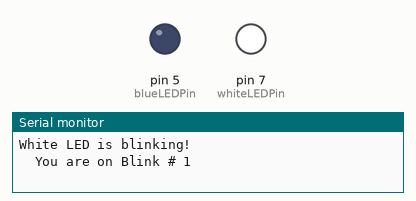
The sketch below on a simulated Arduino Uno, built with avr-gcc and run on an emulated ATmega328P. On the bench: output pins drawn as LEDs (lit = HIGH), the last lines printed to the serial monitor.

Above: at 0.2 s.
At 2.6 s:
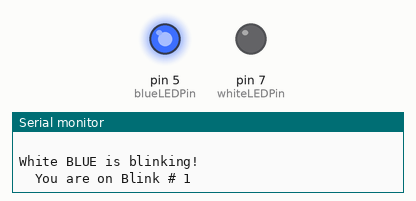
At 5.4 s:
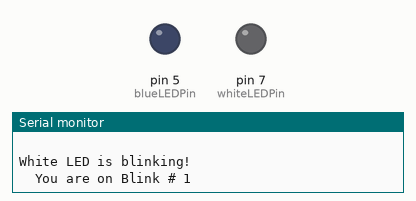
Timing chart, 0 to 6.2 s (numbered marks = the images above):
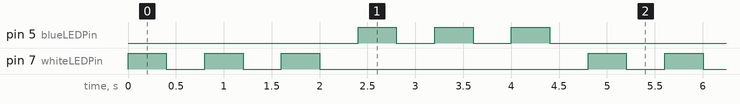

The sketch:

led_21.ino
```cpp
int whiteLEDPin=7;
int blueLEDPin=5;

int whiteOnTime=400;
int whiteOffTime=400;

int blueOnTime=400;
int blueOffTime=400;

int numwhiteBlink=3;
int numblueBlink=3;

void setup() {
  Serial.begin(9600);
  pinMode(whiteLEDPin, OUTPUT);
  pinMode(blueLEDPin, OUTPUT);

}

void loop() {
  Serial.println("White LED is blinking!");  //Printing what's happening
  for (int j=1; j<=numwhiteBlink; j=j+1) {
  Serial.print("  You are on Blink # ");   //Printing character before j
  Serial.println(j);
  digitalWrite(whiteLEDPin, HIGH);
  delay(whiteOnTime);
  digitalWrite(whiteLEDPin, LOW);
  delay(whiteOffTime);
  }

  Serial.println(" ");   //Print blank line

  Serial.println("White BLUE is blinking!");
  for (int j=1; j<=numblueBlink; j=j+1) {
  Serial.print("  You are on Blink # ");
  Serial.println(j);
  digitalWrite(blueLEDPin, HIGH);
  delay(blueOnTime);
  digitalWrite(blueLEDPin, LOW);
  delay(blueOffTime);
  }
  Serial.println(" ");

}
```

Measured:
- by itself, pin 5 (blueLEDPin), pin 7 (whiteLEDPin): repeats every 4.8 s: 2 × (LOW 0.40 s, HIGH 0.40 s), LOW 2.8 s, HIGH 0.40 s
- by itself, everything shown: repeats every 4.8 s, in 12 steps
